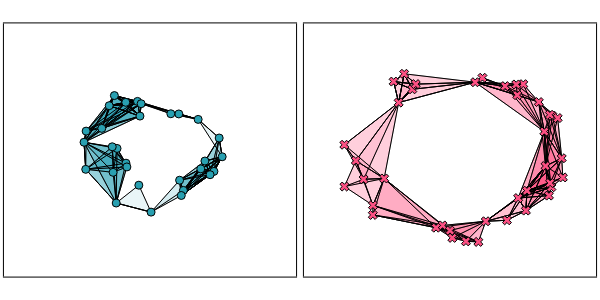

Notebook code cell kept with this figure:
### Code cell
# plot on PC1
param = 1
p1 = plot_Dowker_complex(d, param, PC1; show_2simplex = true, show_unborn_vertices = false, lims = (-3, 3))

# plot on PC2
p2 = plot_Dowker_complex(Array(transpose(d)), param, PC2; show_2simplex = true, lims = (-3, 3), 
    markershape = :x, 
    markerstrokewidth = 1,
    show_unborn_vertices = false, c = "#fd5184")
plot(p1, p2, size = (600, 300))
